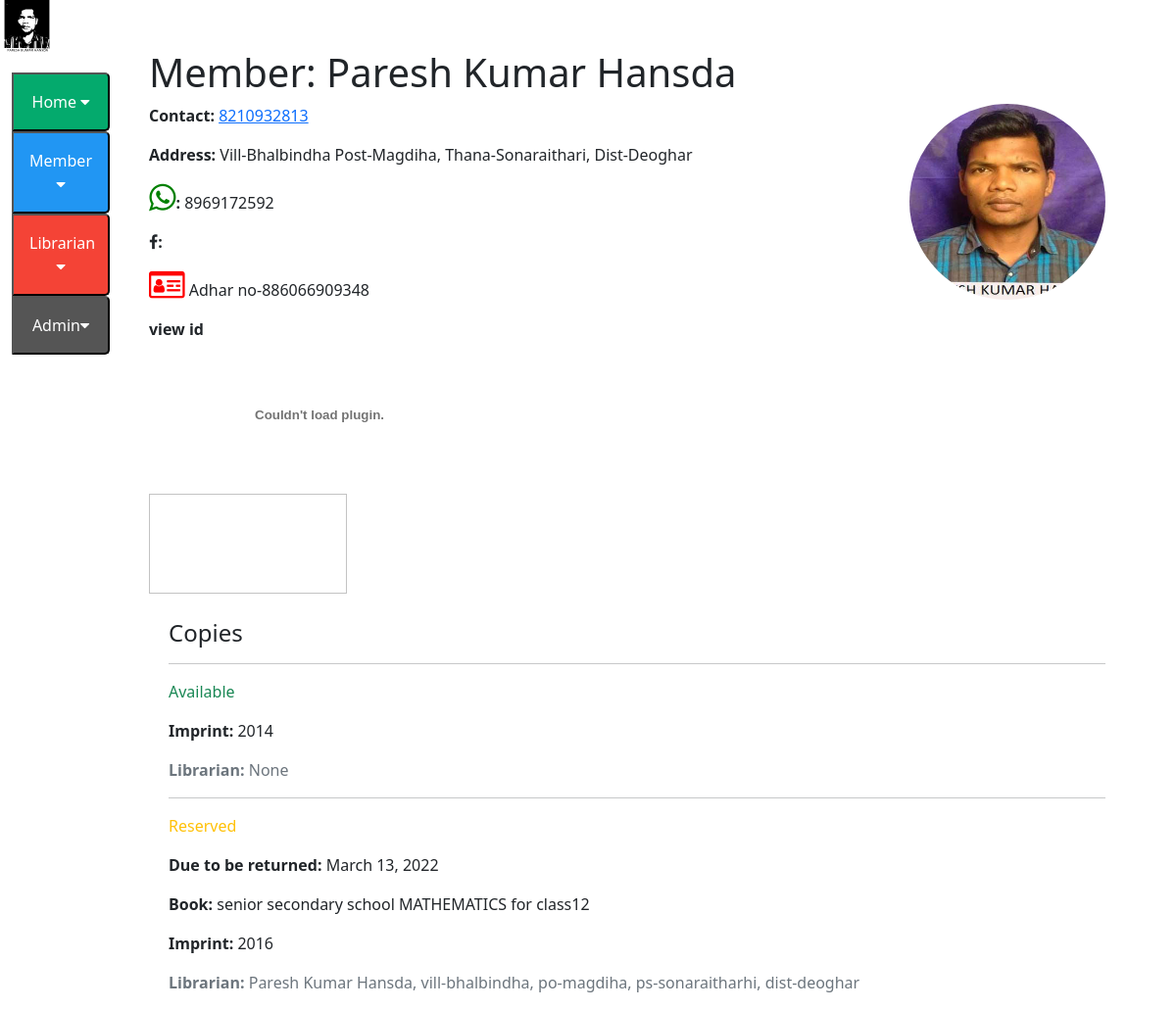
Page /catalog/borrower/1 (signed in) on the committed database.
### catalog/models.py (models this page shows, shortened)
class Borrower(models.Model):
    django_id=models.OneToOneField(User, on_delete=models.RESTRICT, null=True, blank=True)
    identy=models.CharField(max_length=200)
    idcard = models.FileField(upload_to=user_directory_path,blank=True)
    contact_no=models.CharField(max_length=100)
    facebook=models.CharField(max_length=200)
    whatsapp=models.CharField(max_length=200)
    name=models.CharField(max_length=200)
    address=models.CharField(max_length=200)
    email_field = models.EmailField(max_length = 254,null=True)
    home_no=models.CharField(max_length=100,null=True)
    image = models.ImageField(blank=True, upload_to='profile_images')

class BookInstance(models.Model):
    id = models.UUIDField(primary_key=True, default=uuid.uuid4, help_text='Unique ID for this particular book across whole library')
    book = models.ForeignKey('Book', on_delete=models.RESTRICT, null=True)
    imprint = models.CharField(max_length=200)
    due_back = models.DateField(null=True, blank=True)
    LOAN_STATUS = (
        ('m', 'Maintenance'),
        ('o', 'On loan'),
        ('a', 'Available'),
        ('r', 'Reserved'),
    )
    status = models.CharField(
        max_length=1,
        choices=LOAN_STATUS,
        blank=True,
        default='m',
        help_text='Book availability',
    )
    class Meta:
        ordering = ['due_back']
        permissions = (("can_mark_returned", "Set book as returned"),)
    borrower = models.ForeignKey(Borrower, on_delete=models.SET_NULL, null=True, blank=True)
    librarian = models.ForeignKey(Librarian,on_delete=models.PROTECT,editable=False, null=True,blank=False)
    issuer=models.ForeignKey(Librarian,on_delete=models.PROTECT,editable=True,related_name="issue_by",blank=True,null=True)

class Book(models.Model):
    title = models.CharField(max_length=200)
    author = models.ForeignKey('Author', on_delete=models.SET_NULL, null=True)
    summary = models.TextField(max_length=1000, help_text='Enter a brief description of the book')
    isbn = models.CharField('ISBN', max_length=13, unique=True,
                             help_text='13 Character <a href="https://www.isbn-international.org/content/what-isbn">ISBN number</a>')
    genre = models.ManyToManyField(Genre, help_text='Select a genre for this book')
    language = models.ManyToManyField(Language, help_text='Select a language for this book')
    def __str__(self):
        return self.title
    def display_genre(self):
        """Create a string for the Genre. This is required to display genre in Admin."""
        return ', '.join(genre.name for genre in self.genre.all()[:3])
    display_genre.short_description = 'Genre'
    def display_language(self):
        """Create a string for the Genre. This is required to display genre in Admin."""
        return ', '.join(language.name for language in self.language.all()[:3])
    display_language.short_description = 'Language'

class Librarian(models.Model):
    django_id=models.OneToOneField(User, on_delete=models.RESTRICT, null=True)
    identy=models.CharField(max_length=200)
    contact_no=models.CharField(max_length=100)
    facebook=models.CharField(max_length=200)
    whatsapp=models.CharField(max_length=200)
    name=models.CharField(max_length=200)
    address=models.CharField(max_length=200)
    def __str__(self):
        return f'{self.name}, {self.address}'

### catalog/views.py (the view)
# urls.py: path('borrower/<int:pk>', views.BorrowerDetailView.as_view(), name='borrower-detail'),
class BorrowerDetailView(UserPassesTestMixin,generic.DetailView):
    model = Borrower
    def test_func(self):
        return self.request.user.is_staff

### catalog/templates/catalog/borrower_detail.html (shortened to what this page needs)
{% extends "base_generic.html" %}
{% block content %}
  <h1>Member: {{ borrower.name }}</h1>
  <img src="{{ borrower.image.url }}"style="float:right;width:200px;height:200px;" id="img"class="card-img-top img-fluid" alt="{{ borrower.name }}">
  <p><strong>Contact:</strong> <a href="">{{ borrower.contact_no }}</a></p>
  <p><strong>Address:</strong> {{ borrower.address }}</p>
  <p><strong><i class="fa fa-whatsapp" style="font-size:32px;color:green"></i>:</strong> {{ borrower.whatsapp }}</p>
  <p><strong><i class="fa fa-facebook"></i>:</strong> {{ person.facebook }}</p>
  <p><strong><i class="fa fa-id-card-o" style="font-size:32px;color:red"></i></strong> {{ borrower.identy}}</p>
  {% if borrower.idcard %}
  <strong>view id</strong> <div class="container"><embed src="{{ borrower.idcard.url}}" type="application/pdf" id="id-src"/></div>
  {% else %}
   <p> ID in pdf NA</p>
  {% endif %}
<canvas id="my_Canvas" width="200" height="100"
style="border:1px solid #c3c3c3;">
Your browser does not support the canvas element.></canvas>
  <div style="margin-left:20px;margin-top:20px">
    <h4>Copies</h4>
    {% for copy in borrower.bookinstance_set.all %}
      <hr>
      <p class="{% if copy.status == 'a' %}text-success{% elif copy.status == 'm' %}text-danger{% else %}text-warning{% endif %}">
        {{ copy.get_status_display }}
      </p>
      {% if copy.status != 'a' %}
        <p><strong>Due to be returned:</strong> {{ copy.due_back }}</p>
        <p><strong>Book:</strong> {{ copy.book }}</p>
      {% endif %}
      <p><strong>Imprint:</strong> {{ copy.imprint }}</p>
      <p class="text-muted"><strong>Librarian:</strong> {{ copy.librarian }}</p>
    {% endfor %}
  </div>
<script>
pdfjsLib.getDocument($('id-src').val();).then(doc => {
  console.log("This file has" + doc._pdfInfo.numPages + "pages");
  doc.getPage(1).then(page =>{
    var myCanvas=document.getElementById("my_Canvas");
    var context=myCanvas.getContext("2d");
    var viewport=page.getViewport(1);
    myCanvas.width=viewport.width;
    myCanvas.height=viewport.height;
    page.render({
    canvasContext:context,
    viewport:viewport
    });
  });
  }
  );
</script>
<script>
var canvas = document.getElementById("myCanvas");
var ctx = canvas.getContext("2d");
ctx.fillStyle = "#FF0000";
ctx.fillRect(0,0,150,75);
</script>
{% endblock %}

### catalog/static/css/style.css (style rules this page uses)
#img { border-radius: 50%; }

### rows in the picture
Borrower: name "Paresh Kumar Hansda", image (picture), contact_no "8210932813", address "Vill-Bhalbindha Post-Magdiha, Thana-Sonaraithari, Dist-Deoghar", whatsapp "8969172592", identy "Adhar no-886066909348"
BookInstance: status "Available", imprint "2014", librarian "None"
BookInstance: status "Reserved", due_back "March 13, 2022", book "senior secondary school MATHEMATICS for class12", imprint "2016", librarian "Paresh Kumar Hansda, vill-bhalbindha, po-magdiha, ps-sonaraitharhi, dist-deoghar"
